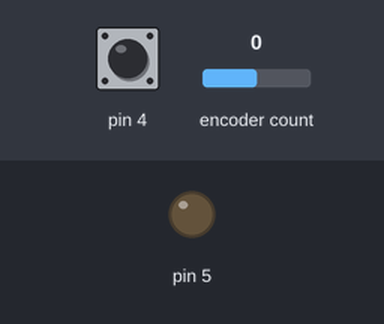
The sketch below on a simulated Arduino Uno, built with avr-gcc and run on an emulated ATmega328P. Shown: output pins drawn as LEDs (lit = HIGH). Inputs (shaded band) come from the test bench; at power-on: pin 4 HIGH, encoder count 0. What the sketch prints to the serial monitor is not drawn.

Above: at 1.2 s.
1.3 s: pin 4 pulled LOW for 0.15 s
At 1.37 s:
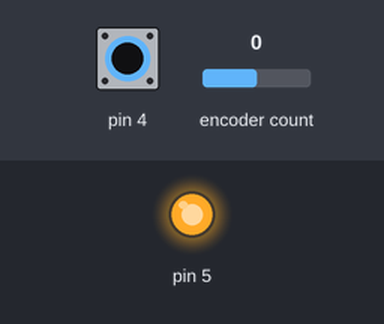
2.9 s: pin 4 pulled LOW for 3.2 s
At 7.3 s:
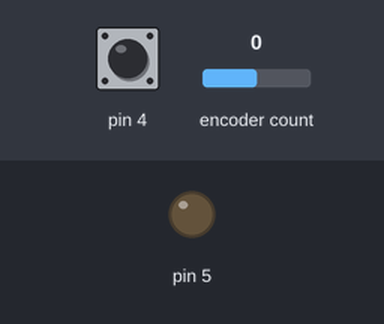
Timing chart, 0 to 8.8 s (numbered marks = the images above; inputs shaded):
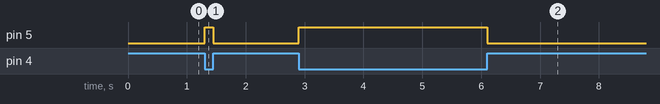

The sketch:

encoder.ino
```cpp
#include "RotaryEncoder.h"          // библиотека для энкодера
int buttonState = 0;
uint8_t pin = 2;
int cnt = 0;
static int pos = 0;  // задаем начальное положение энкодера
int newPos;
RotaryEncoder encoder(2, 3, RotaryEncoder::LatchMode::TWO03);  // пины подключение энкодера (DT, CLK)
void setup() {
  pinMode(4, INPUT_PULLUP); // режим работы цифрового вывода для кнопки
  pinMode(5, OUTPUT);
  Serial.begin(9600);
  Serial.println(pos);  // выводим на монитор начальное значение
}

void loop() {
   // проверяем положение ручки энкодера
   encoder.tick();
   newPos = encoder.getPosition();

   // если положение изменилось - выводим на монитор
   if (pos != newPos) {
      Serial.println(newPos);
      pos = newPos;
   }
   if (!digitalRead(4) == HIGH) {
    digitalWrite(5, HIGH);
   } else {
    digitalWrite(5, LOW);
   }
}
```

Measured:
- after the input at 1.3 s, pin 5: LOW → HIGH at once, → LOW 0.15 s later
- after the input at 2.9 s, pin 5: LOW → HIGH at once, → LOW 3.2 s later
